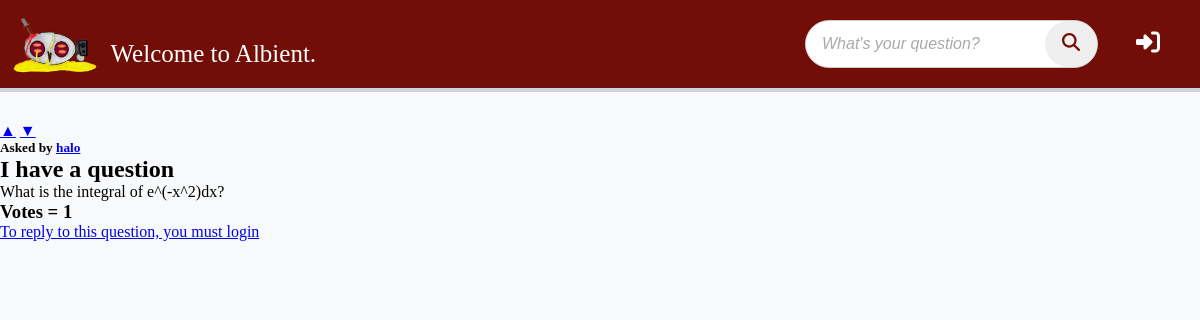
The app's page /view_question?id=3, older data.
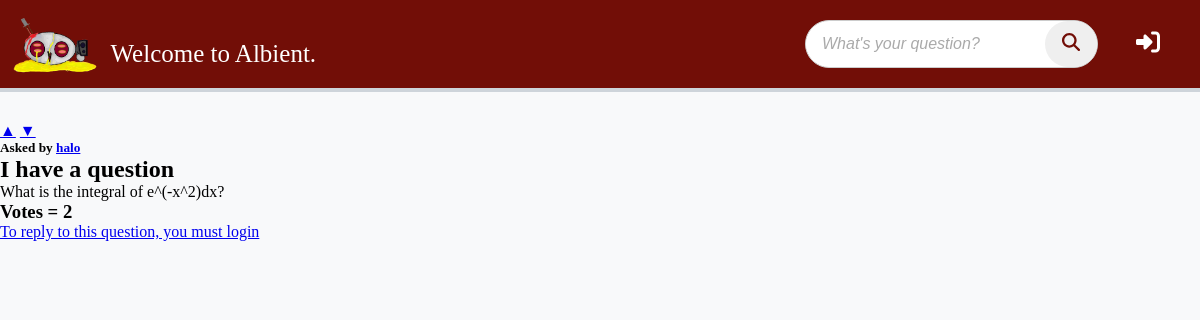
The same page, newer data.
### albient/models.py (models this page shows)
class User(db.Model, UserMixin):
    id = sa.Column(sa.Integer, primary_key=True, unique=True)
    role_id = sa.Column(sa.Integer, default=0)  # 0 for normal users, 1 for admin
    email = sa.Column(sa.String(320))
    username = sa.Column(sa.String(64), nullable=False, unique=True)
    display_name = sa.Column(sa.String(32))
    password = sa.Column(sa.String(64), nullable=False)
    rep_points = sa.Column(sa.Integer)
    questions = relationship("Question", backref="op", lazy=True)
    replies = relationship("Comment", backref="op", lazy=True)

class Question(db.Model):
    id = sa.Column(sa.Integer, primary_key=True, unique=True)
    title = sa.Column(sa.String(64))
    content = sa.Column(sa.Text)
    user_id = sa.Column(sa.Integer, sa.ForeignKey("user.id"))
    comments = relationship("Comment", backref="question", lazy=True)
    tags = sa.Column(sa.String(32))
    votes = sa.Column(sa.Integer, default=0)
    is_resolved = sa.Column(sa.Boolean, default=False)

### albient/routes.py (the view)
@app.route("/view_question", methods=["GET", "POST"])
def view_question():
    post_id = request.args.get("id")
    question = Question.query.filter_by(id=post_id).first()
    assert question is not None
    replies = Comment.query.filter_by(question=question).all()
    form = ReplyPostForm()
    if form.validate_on_submit():
        reply = Comment(content=form.content.data, question=question, op=current_user)
        db.session.add(reply)
        db.session.commit()
        flash("Reply added")
        return redirect(url_for("view_question", id=question.id))
    return render_template(
        "view_question.html",
        form=form,
        title="Reply",
        question=question,
        replies=replies,
    )

### albient/forms.py
class ReplyPostForm(FlaskForm):
    content = TextAreaField("Reply")
    submit = SubmitField("Reply")

### albient/templates/view_question.html (shortened to what this page needs)
{% extends 'base.html' %}
{% block content %}
<div class="view-question">
  <div class="vote-buttons">
    <a class="vote-button upvote-icon" href="{{url_for('upvote_post', post_id=question.id, del=1) }}">&#9650;</a>
    <a class="vote-button downvote-icon" href="{{url_for('upvote_post', post_id=question.id, del=-1) }}">&#9660;</a>
  </div>
  <h5>Asked by <a href="{{ url_for('view_user', username=question.op.username)}}">{{ question.op.display_name }}</a></h5>
  <h2 class="question-title"> {{ question.title }} </h2>
  <p class="question-content"> {{ question.content }} </p>
  <h3>Votes = {{ question.votes }}</h3>
</div>
{% if current_user.is_authenticated %}
<div class="reply-form">
  <form action="" method="POST">
    <fieldset>
      {{ form.hidden_tag() }}
      {% if form.content.errors %}
      {{ form.content() }}
      {% for error in form.content.errors %}
      <p class="form-error">{{ error }}</p>
      {% endfor %}
      {% else %}
      {{ form.content() }}
      {% endif %}
      {{ form.submit() }}
    </fieldset>
  </form>
</div>
{% else %}
<a href="{{url_for('login') }}"> To reply to this question, you must login</a>
{% endif %}
{% endblock %}

### albient/templates/base.html (shortened to what this page needs)
<!DOCTYPE html>
<html lang="en">
  <head>
    <link rel="stylesheet" href="{{ url_for('static', filename='syles.css') }}" />
    <link rel="stylesheet" href="{{ url_for('static', filename='navbar.css') }}" />
  </head>
  <body>
    <nav class="obc">
      <div class="section">
        <div class="logo">
          <a href="{{ url_for('home') }}" id="logo"><img src="{{ url_for('static', filename='images/albient.png') }}" alt="" /></a>
        </div>
        <div class="logo-name">Welcome to Albient.</div>
      </div>
      <div class="acounts">
        <div class="searchbar">
          <form action="/search" method="get" class="search-form">
            <input class="search-input" type="text" name="q" placeholder="What's your question?" required />
            <button type="submit" class="search-input">
            </button>
          </form>
        </div>
        <div class="">
          {% if not current_user.is_authenticated %}
            <a href="{{ url_for('login') }}">
            </a>
          {% endif %}
        </div>
      </div>
    </nav>
    {% block content %}
    {% endblock %}
  </body>
</html>

### albient/static/syles.css (style rules this page uses)
:root { --seasalt: #f8f9faff; --antiflash-white: #e9ecefff; --platinum: #dee2e6ff; --french-gray: #ced4daff; --french-gray-2: #adb5bdff; --slate-gray: #6c757dff; --outer-space: #495057ff; --onyx: #343a40ff; --eerie-black: #212529ff; --brick: #720E07; }
* { margin: 0; padding: 0; }
body { min-height: 100vh; margin: 0; padding: 0; font-family: 'Monaspace Radon Var'; background: var(--seasalt); }

### albient/static/navbar.css (style rules this page uses)
:root { --seasalt: #f8f9faff; --antiflash-white: #e9ecefff; --platinum: #dee2e6ff; --french-gray: #ced4daff; --french-gray-2: #adb5bdff; --slate-gray: #6c757dff; --outer-space: #495057ff; --onyx: #343a40ff; --eerie-black: #212529ff; --logo-color: #ff5733ff; --brick: #720E07; }
nav.obc { border-bottom: 4px solid var(--french-gray); position: relative; background-color: var(--brick); z-index: 2; padding: 0; display: flex; justify-content: space-between; align-items: center; margin-bottom: 30px; }
.obc img { height: 4em; margin: 10px; padding-bottom: 0; }
.section { display: flex; }
.section .logo-name { margin-top: 40px; font-size: 25px; }
.search-form { display: flex; align-items: center; max-width: 400px; width: 100%; border: 1px solid #ccc; border-radius: 25px; overflow: hidden; background-color: #fff; transition: box-shadow 0.3s ease; }
.search-input { flex: 1; border: none; padding: 0.75rem 1rem; outline: none; font-size: 1rem; border-radius: 25px 0 0 25px; }
.search-input::placeholder { color: #aaa; font-style: italic; }
.obc a { text-decoration: none; color: var(--seasalt); }
#logo { color: var(--french-gray); }
.acounts { padding: 10px; display: flex; }
.searchbar { margin-right: 40px; color: white; }
.obc a svg { height: 1.5em; margin-right: 30px; }
.logo { display: flex; justify-content: center; }
.logo-name { color: white; }
body>nav>div.acounts>div>form>button>svg { height: 18px; color: black; }

Row changes from the older to the newer data that the page shows:
changed Question "I have a question": votes "1" → "2"
